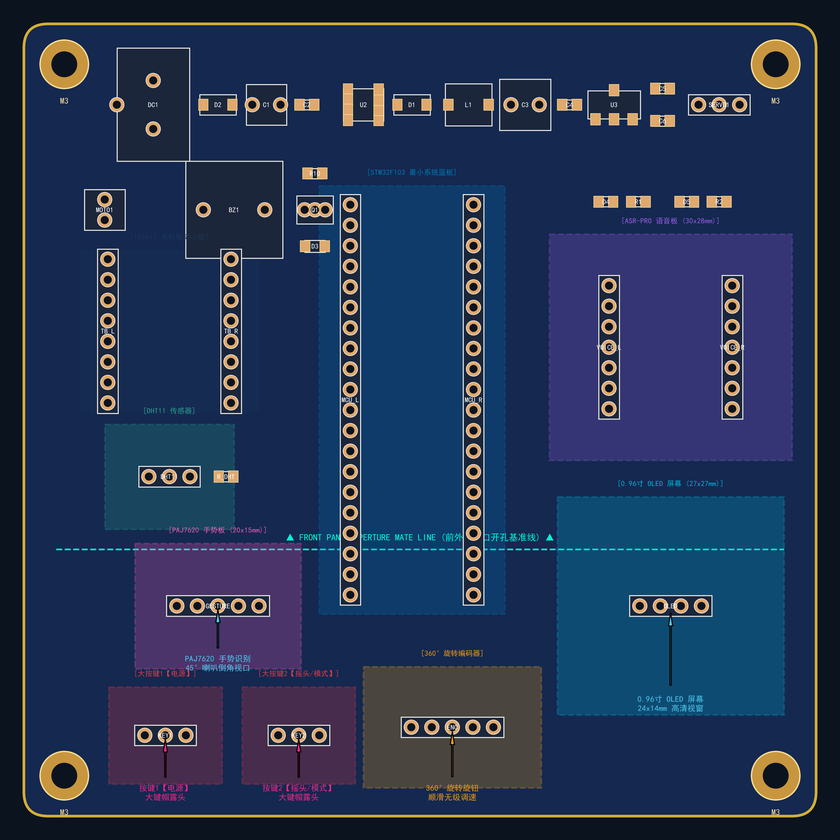
#> input picture hardware/fan_ctrl_revB_layout.png, 840 x 840 px, shrunk from 2398 x 2398 before the run, found by its file name
$ python measure_layout.py
#> lines starting #> are read from the running program, lines starting #| are printed output that depends on the picture; after the words box and inside, x2 and y2 are one past the last pixel; in counts of white or black regions, pixels touching at a corner belong together; long printed decimals are rounded
# -*- coding: utf-8 -*-
"""Measure module envelope rectangles from the layout PNG by color segmentation,
then map px -> mm using the 98x98 board outline."""
import numpy as np
from PIL import Image
from scipy import ndimage

im = Image.open(r"D:/下载/fan_ctrl_revB_layout.png").convert("RGB")
a = np.asarray(im)
H, W, _ = a.shape
#> H = 840; W = 840
print("image", W, H)
#| image 840 840

# board outline: the yellow frame. Detect yellow-ish pixels
r, g, b = a[:,:,0].astype(int), a[:,:,1].astype(int), a[:,:,2].astype(int)
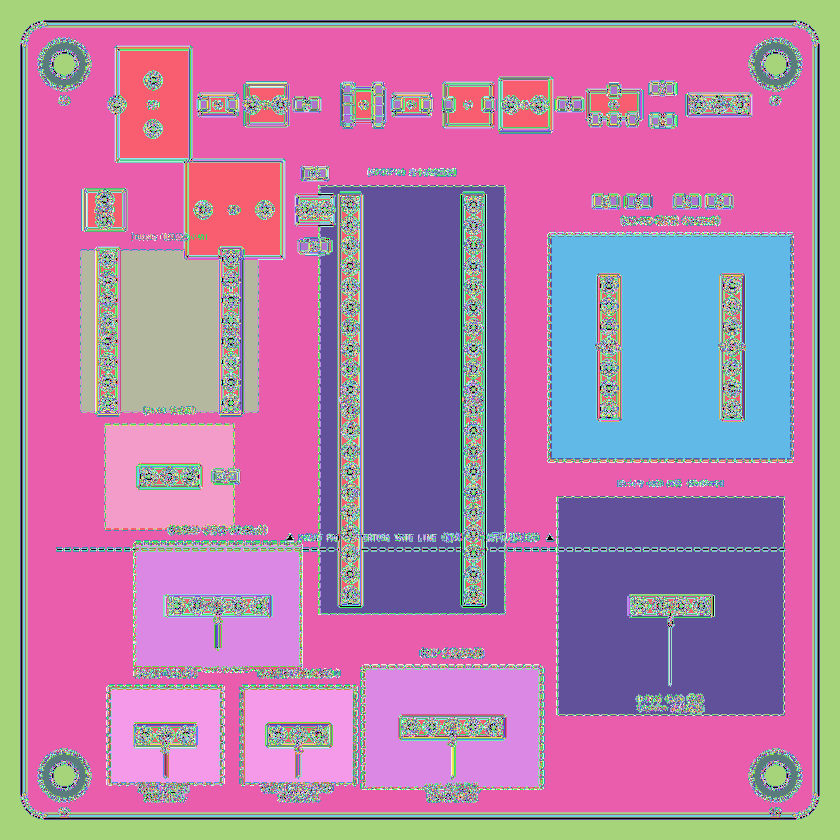
#> r: shape (840, 840) int64; 256 distinct labels, from 0 to 255; one colour per label, 0 black
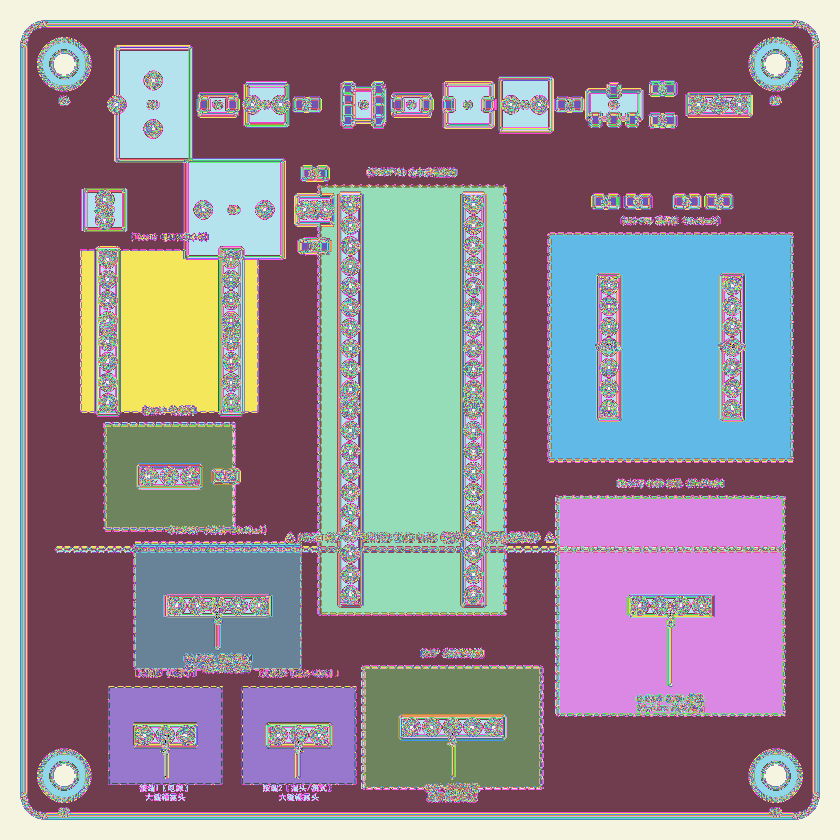
#> g: shape (840, 840) int64; 256 distinct labels, from 0 to 255; one colour per label, 0 black
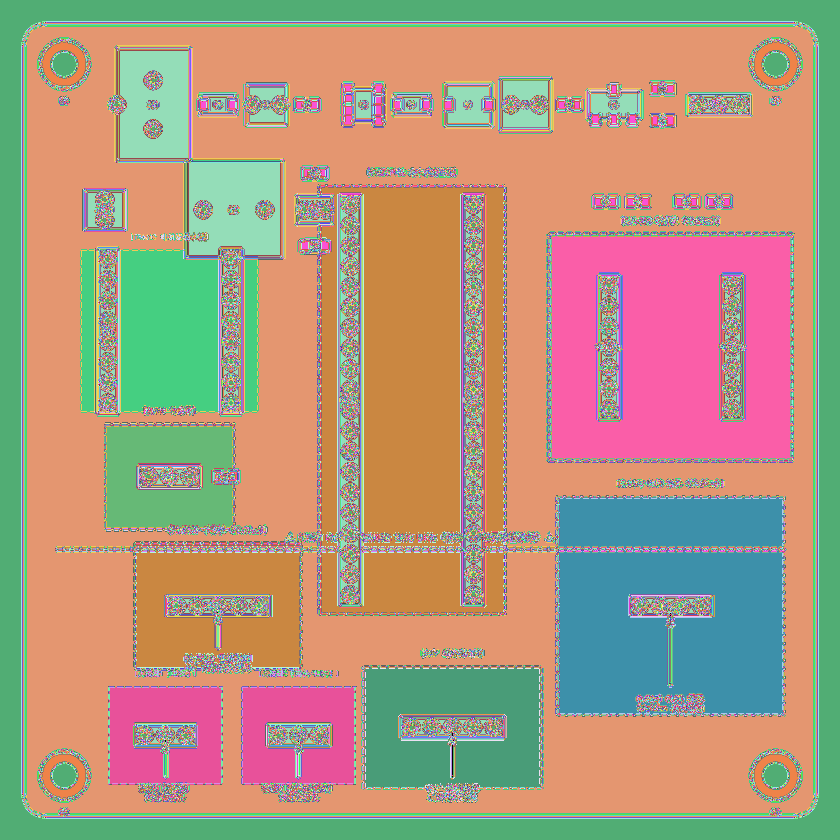
#> b: shape (840, 840) int64; 243 distinct labels, from 0 to 255; one colour per label, 0 black
yellow = (r > 150) & (g > 120) & (b < 110) & (r > b + 60)
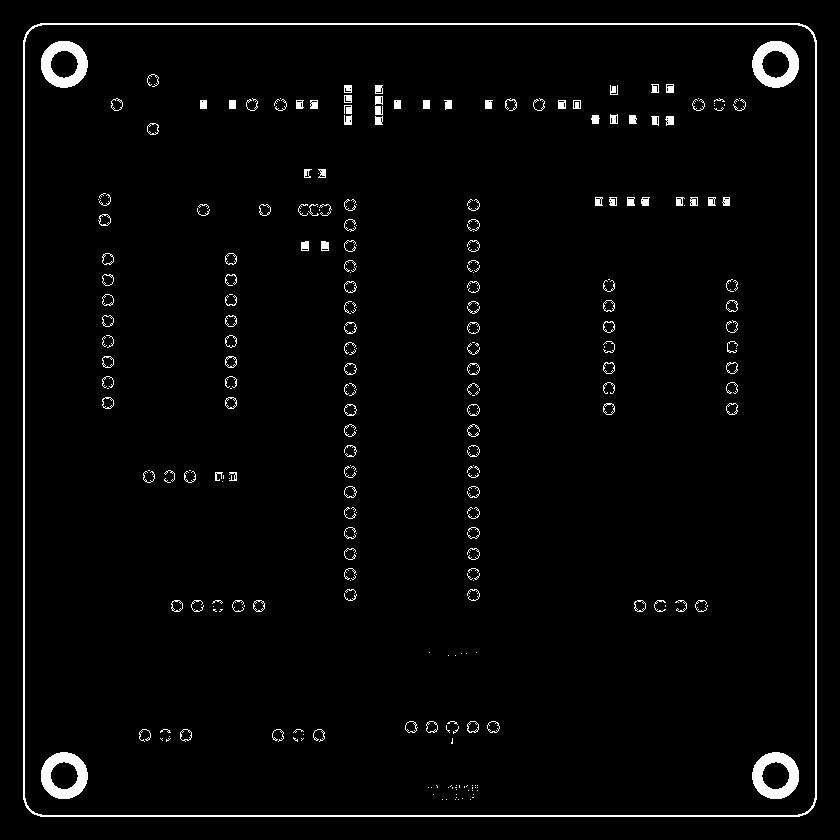
#> yellow: shape (840, 840) bool; 2.6% white; 283 white regions (136 under 20 px), largest, box (x1, y1, x2, y2) and area: (23, 23, 817, 817) 6304, (41, 41, 88, 88) 1196, (752, 41, 799, 88) 1196
ys, xs = np.where(yellow)
#> ys = 18239 values from 23 to 816; xs = 18239 values, max 816 at index 1633, min 23 at index 1628, mean 417.7
print("yellow bbox", xs.min(), xs.max(), ys.min(), ys.max())
#| yellow bbox 23 816 23 816

# the board area is the region inside the yellow frame; use the frame bbox
bx0, bx1, by0, by1 = xs.min(), xs.max(), ys.min(), ys.max()
#> bx0 = 23; bx1 = 816; by0 = 23; by1 = 816
print("frame size px:", bx1-bx0, by1-by0, " => px/mm", (bx1-bx0)/98.0, (by1-by0)/98.0)
#| frame size px: 793 793  => px/mm 8.092 8.092

def px2mm(x, y):
    return ((x-bx0)/((bx1-bx0)/98.0), (y-by0)/((by1-by0)/98.0))

# sample the distinct flat colors of module envelopes
# take a coarse color histogram
flat = a.reshape(-1,3)
cols, counts = np.unique(flat, axis=0, return_counts=True)
#> counts = 16871 values, max 249271 at index 3240, min 1 at index 2, mean 41.82
order = np.argsort(-counts)
#> order = 16871 values, max 16870 at index 16869, min 0 at index 2394, mean 8435
print("\nTop colors:")
for i in order[:25]:
    c = cols[i]; n = counts[i]
    print(f"  #{c[0]:02x}{c[1]:02x}{c[2]:02x}  {n}")
#> this loop made 25 passes
#> (i, c, n) on passes 1 to 12: (3240, [20, 40, 80], 249271), (1609, [11, 19, 31], 68409), (2313, [14, 59, 105], 52213), (5503, [53, 53, 117], 44695), (2356, [14, 75, 114], 42676), (3903, [27, 38, 59], 21901), (3478, [22, 43, 81], 18979), (6936, [75, 69, 64], 16877), (6603, [72, 44, 77], 15987), (6888, [75, 52, 105], 14837), (3794, [25, 69, 95], 10395), (2233, [14, 21, 31], 3135)
#|   #142850  249271
#|   #0b131f  68409
#|   #0e3b69  52213
#|   #353575  44695
#|   #0e4b72  42676
#|   #1b263b  21901
#|   #162b51  18979
#|   #4b4540  16877
#> (further printed lines are left out)

# module colors are semi-transparent fills; examine known centers
probe = {
 'STM32_blue': (40.38+11, 46.5),   # local mm
 'TB6612': (18, 38),
 'ASR': (80, 40),
 'OLED': (80, 72),
 'PAJ': (24, 72),
 'KEY1': (17.5, 83),
 'KEY2': (34, 83),
 'ENC': (53, 82),
}
print("\nprobe colors (mm->px):")
for k,(xmm,ymm) in probe.items():
    x = int(bx0 + xmm*(bx1-bx0)/98.0); y = int(by0 + ymm*(by1-by0)/98.0)
    print(f"  {k:11s} ({xmm},{ymm}) px({x},{y}) = #{a[y,x,0]:02x}{a[y,x,1]:02x}{a[y,x,2]:02x}")
#> this loop made 8 passes
#> (x, y) on passes 1 to 8: (438, 399), (168, 330), (670, 346), (670, 605), (217, 605), (164, 694), (298, 694), (451, 686)
#|   STM32_blue  (51.38,46.5) px(438,399) = #0e3b69
#|   TB6612      (18,38) px(168,330) = #162b51
#|   ASR         (80,40) px(670,346) = #353575
#|   OLED        (80,72) px(670,605) = #3a4355
#|   PAJ         (24,72) px(217,605) = #767b81
#|   KEY1        (17.5,83) px(164,694) = #482c4d
#|   KEY2        (34,83) px(298,694) = #482c4d
#|   ENC         (53,82) px(451,686) = #4b4540
